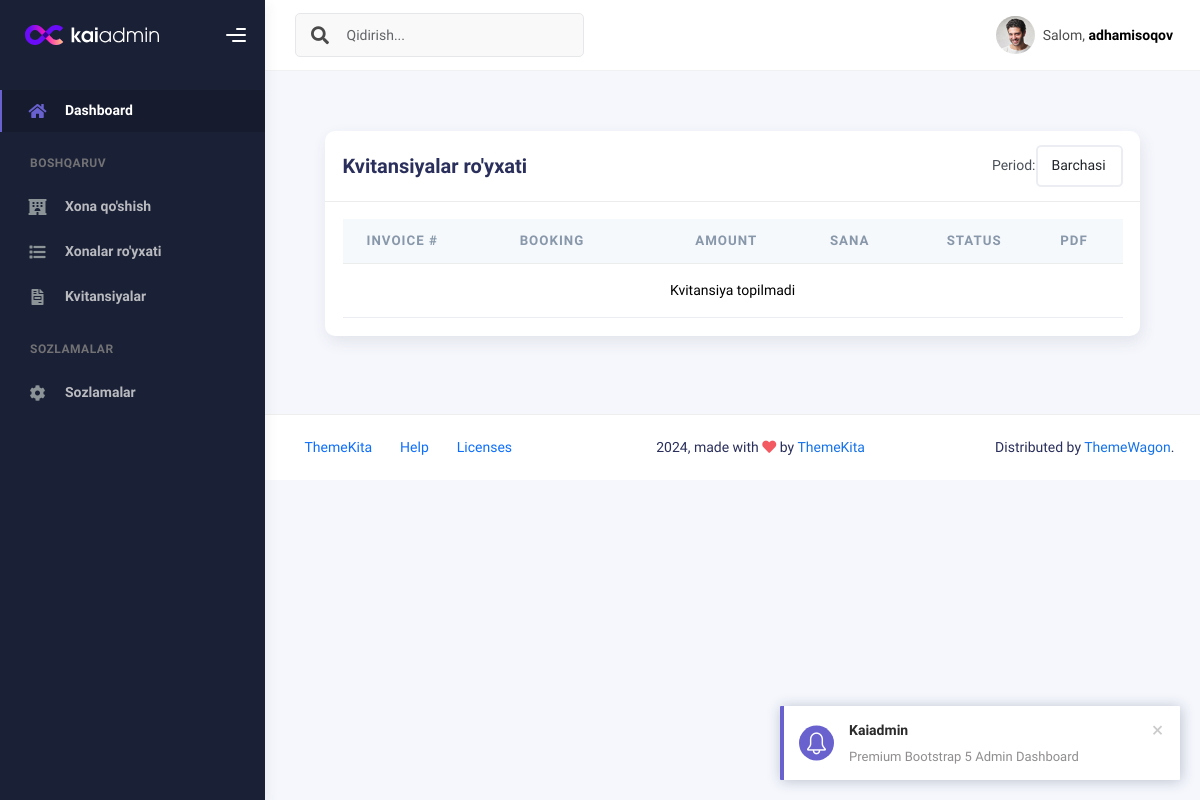
/panel/invoices/ (signed in), run on an earlier commit of the app's database.
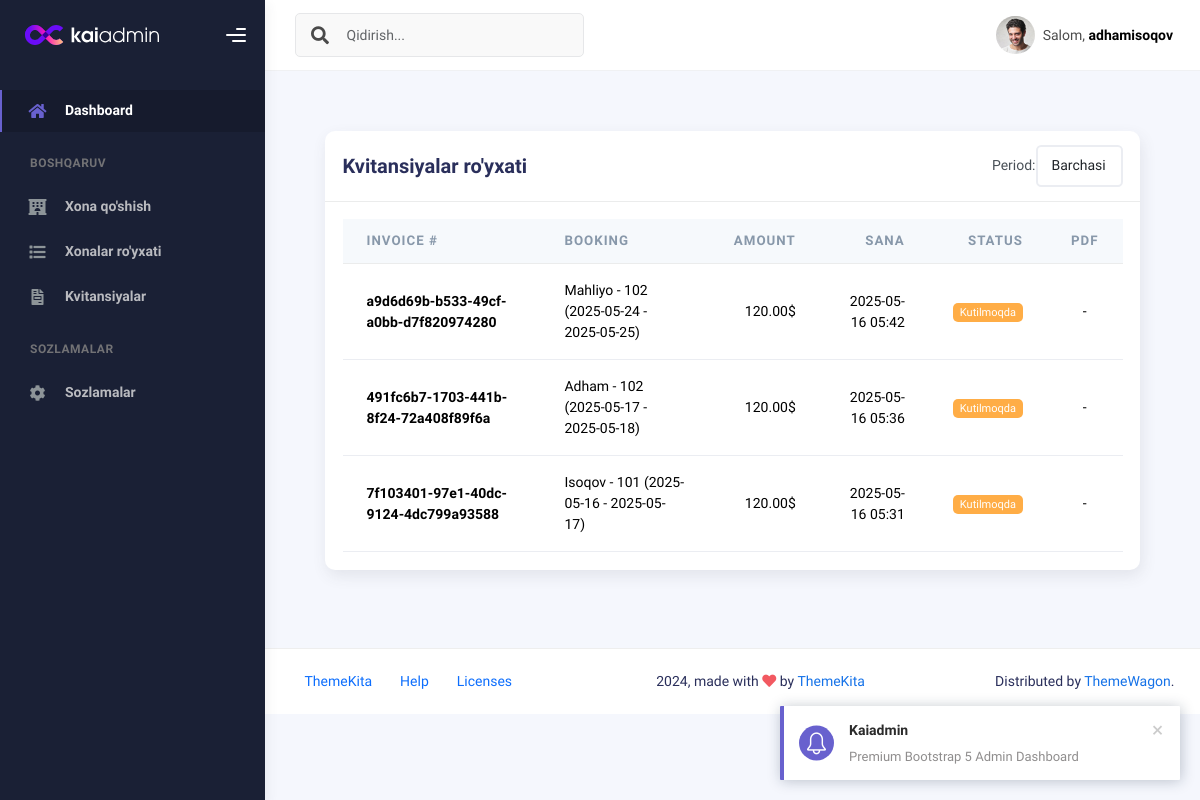
And on a later commit of the database.
### admin_panel/models.py (models this page shows, shortened)
class Invoice(models.Model):
    booking = models.OneToOneField('Booking', on_delete=models.CASCADE, verbose_name="Booking")
    invoice_number = models.CharField(max_length=36, default=uuid.uuid4, editable=False, verbose_name="Invoice Number")
    amount = models.DecimalField(max_digits=10, decimal_places=2, verbose_name="Amount")
    created_at = models.DateTimeField(auto_now_add=True, verbose_name="Created At")
    paid = models.BooleanField(default=False, verbose_name="Paid")
    pdf = models.FileField(upload_to='invoices/', blank=True, null=True, verbose_name="Invoice PDF")
    class Meta:
        verbose_name = "Invoice"
        verbose_name_plural = "Invoices"

class Booking(models.Model):
    room = models.ForeignKey(
        Room,
        on_delete=models.CASCADE,
        verbose_name="Xona"
    )
    guest_name = models.CharField(
        max_length=100,
        verbose_name="Mehmon ismi"
    )
    guest_email = models.EmailField(
        verbose_name="Email",
        blank=True,
        null=True
    )
    guest_phone = models.CharField(
        max_length=20,
        verbose_name="Telefon raqami",
        blank=True,
        null=True
    )
    check_in_date = models.DateField(
        verbose_name="Kirish sanasi"
    )
    check_out_date = models.DateField(
        verbose_name="Chiqish sanasi"
    )
    total_price = models.DecimalField(
        max_digits=10,
        decimal_places=2,
        verbose_name="Umumiy narx"
    )
    is_confirmed = models.BooleanField(
        default=False,
        verbose_name="Tasdiqlangan"
    )
    created_at = models.DateTimeField(
        auto_now_add=True,
        verbose_name="Yaratilgan vaqti"
    )
    class Meta:
        verbose_name = "Bandlov"
        verbose_name_plural = "Bandlovlar"
        ordering = ['-created_at']
    def __str__(self):
        return f"{self.guest_name} - {self.room.room_number} ({self.check_in_date} - {self.check_out_date})"

class Room(models.Model):
    ROOM_TYPES = [
        ("ST", "Standart"),
        ("CF", "Komfort"),
        ("LX", "Lyuks"),
    ]
    room_number = models.CharField(max_length=10, verbose_name="Xona raqami", unique=True)
    room_type = models.CharField(
        max_length=2,
        choices=ROOM_TYPES,
        default="ST",
        verbose_name="Xona turi"
    )
    price = models.DecimalField(
        max_digits=10,
        decimal_places=2,
        verbose_name="Narxi",
        default=0.00
    )
    beds = models.IntegerField(
        validators=[MinValueValidator(1)],
        verbose_name="Karavotlar soni",
        default=1
    )
    capacity = models.IntegerField(
        validators=[MinValueValidator(1)],
        verbose_name="Sig'imi",
        default=1
    )
    floor = models.IntegerField(
        validators=[MinValueValidator(1)],
        verbose_name="Qavat",
        default=1
    )
    description = models.TextField(
        verbose_name="Tavsif",
        blank=True,
        null=True
    )
    has_breakfast = models.BooleanField(
        default=False,
        verbose_name="Nonushta"
    )
    has_wifi = models.BooleanField(
        default=False,
        verbose_name="Wi-Fi"
    )
    has_tv = models.BooleanField(
        default=False,
        verbose_name="Televizor"
    )
    has_ac = models.BooleanField(
        default=False,
        verbose_name="Konditsioner"
    )
    has_minibar = models.BooleanField(
        default=False,
        verbose_name="Minibar"
    )
    has_safe = models.BooleanField(
        default=False,
        verbose_name="Seif"
    )
    has_bathroom = models.BooleanField(
        default=False,
        verbose_name="Hammom"
    )
    is_available = models.BooleanField(
        default=True,
        verbose_name="Mavjud"
    )
    created_at = models.DateTimeField(
        auto_now_add=True,
        verbose_name="Yaratilgan vaqti"
    )
    class Meta:
        verbose_name = "Xona"
        verbose_name_plural = "Xonalar"
        ordering = ['room_number']

### admin_panel/views.py (the view)
# urls.py: path('invoices/', views.invoices_list, name='invoices_list'),
@login_required(login_url='login')
def invoices_list(request):
    period = request.GET.get('period', '')
    invoices = Invoice.objects.all()
    today = date.today()
    if period == 'daily':
        invoices = invoices.filter(created_at__date=today)
    elif period == 'weekly':
        week_ago = today - timedelta(days=7)
        invoices = invoices.filter(created_at__date__gte=week_ago)
    elif period == 'monthly':
        month_start = today.replace(day=1)
        invoices = invoices.filter(created_at__date__gte=month_start)
    invoices = invoices.order_by('-created_at')
    return render(request, 'admin_panel/invoices_list.html', {
        'invoices': invoices,
        'period': period,
    })

### admin_panel/templates/admin_panel/invoices_list.html (shortened to what this page needs)
{% load static %}
{% include 'admin_panel/assets/head.html' %}
{% include 'admin_panel/assets/navbar.html' %}
  <div class="content">
    <div class="page-inner mt-3">
      <div class="row">
        <div class="col-md-12">
          <div class="card">
            <div class="card-header">
              <div class="d-flex justify-content-between align-items-center">
                <h4 class="card-title">Kvitansiyalar ro'yxati</h4>
                <form method="get" class="d-flex align-items-center">
                  <label class="mr-2 mb-0">Period:</label>
                  <select name="period" class="form-control" onchange="this.form.submit()">
                    <option value="" {% if period == "" %}selected{% endif %}>Barchasi</option>
                  </select>
                </form>
              </div>
            </div>
            <div class="card-body">
              <div class="table-responsive">
                <table class="table align-items-center mb-0">
                  <thead class="thead-light">
                    <tr>
                      <th scope="col">Invoice #</th>
                      <th scope="col">Booking</th>
                      <th scope="col" class="text-end">Amount</th>
                      <th scope="col" class="text-end">Sana</th>
                      <th scope="col" class="text-end">Status</th>
                      <th scope="col" class="text-center">PDF</th>
                    </tr>
                  </thead>
                  <tbody>
                    {% for inv in invoices %}
                    <tr>
                      <th scope="row">{{ inv.invoice_number }}</th>
                      <td>{{ inv.booking }}</td>
                      <td class="text-end">{{ inv.amount }}$</td>
                      <td class="text-end">{{ inv.created_at|date:"Y-m-d H:i" }}</td>
                      <td class="text-end">
                        {% if inv.paid %}
                          <span class="badge badge-success">To'langan</span>
                        {% else %}
                          <span class="badge badge-warning">Kutilmoqda</span>
                        {% endif %}
                      </td>
                      <td class="text-center">
                        {% if inv.pdf %}
                          <a href="{{ inv.pdf.url }}" target="_blank" class="btn btn-sm btn-info">Yuklash</a>
                        {% else %}
                          -
                        {% endif %}
                      </td>
                    </tr>
                    {% empty %}
                    <tr>
                      <td colspan="6" class="text-center">Kvitansiya topilmadi</td>
                    </tr>
                    {% endfor %}
                  </tbody>
                </table>
              </div>
            </div>
          </div>
        </div>
      </div>
    </div>
{% include 'admin_panel/assets/footer.html' %}

What changed in the data, as far as the page shows it:
added Invoice: invoice_number "a9d6d69b-b533-49cf-a0bb-d7f820974280", booking "Mahliyo - 102 (2025-05-24 - 2025-05-25)", amount "120.00", created_at "2025-05-16 05:42", paid "Kutilmoqda"
added Invoice: invoice_number "491fc6b7-1703-441b-8f24-72a408f89f6a", booking "Adham - 102 (2025-05-17 - 2025-05-18)", amount "120.00", created_at "2025-05-16 05:36", paid "Kutilmoqda"
added Invoice: invoice_number "7f103401-97e1-40dc-9124-4dc799a93588", booking "Isoqov - 101 (2025-05-16 - 2025-05-17)", amount "120.00", created_at "2025-05-16 05:31", paid "Kutilmoqda"
Also different on the page:
text no longer shown: "Kvitansiya topilmadi"
